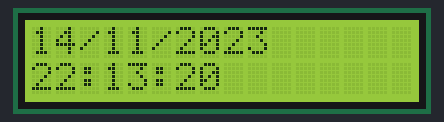
The sketch below on a simulated Arduino Uno, built with avr-gcc and run on an emulated ATmega328P. Shown: 16×2 character LCD.

Above: at 0.1 s.
At 4.1 s:
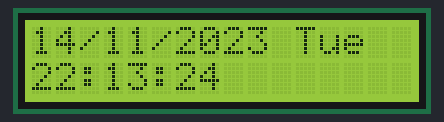
At 9.2 s:
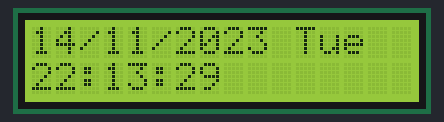
At 19.2 s:
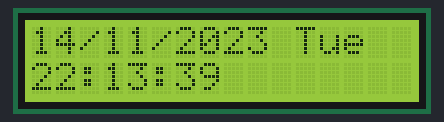
At 28.3 s:
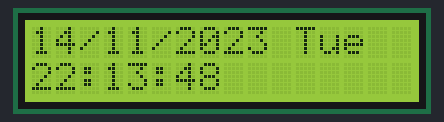
At 38.3 s:
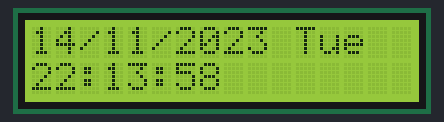

Measured:
- what the display in image 1 shows lasts 1.0 s, from 4.1 s to 5.1 s

The sketch:

lcd_rtc.ino
```cpp
// Date and time functions using just software, based on millis() & timer

#include <Wire.h>
#include "RTClib.h"
#include <LiquidCrystal.h>

LiquidCrystal lcd(12, 11, 5, 4, 3, 2);

RTC_Millis rtc;

void setup () {
    lcd.begin(16,2);
    // following line sets the RTC to the date & time this sketch was compiled
    rtc.begin(DateTime(F(__DATE__), F(__TIME__)));
    // This line sets the RTC with an explicit date & time, for example to set
    // January 21, 2014 at 3am you would call:
    // rtc.adjust(DateTime(2014, 1, 21, 3, 0, 0));
}

void loop () {
    DateTime now = rtc.now();
//lcd.setCursor(0, 0);
  //  lcd.print("Digital Clock");
    lcd.setCursor(0, 0);
    lcd.print(now.day(), DEC);
    lcd.print('/');
    lcd.print(now.month(), DEC);
    lcd.print('/');
    lcd.print(now.year(), DEC);
    lcd.print(' ');
    lcd.setCursor(0,1);
    lcd.print(now.hour(), DEC);
    lcd.print(':');
    lcd.print(now.minute(), DEC);
    lcd.print(':');
    lcd.print(now.second(), DEC);
    delay(1000);
     lcd.setCursor(11,0);
     int dayofweek = now.dayOfWeek();

   switch(dayofweek){
     case 1:
     lcd.print("Mon");
     break;
     case 2:
     lcd.print("Tue");
     break;
     case 3:
     lcd.print("Wed");
     break;
     case 4:
     lcd.print("Thur");
     break;
     case 5:
     lcd.print("Fri");
     break;
     case 6:
     lcd.print("Sat");
     break;
     case 0:
     lcd.print("Sun");
     break;
    delay(1000);

}


}
```
